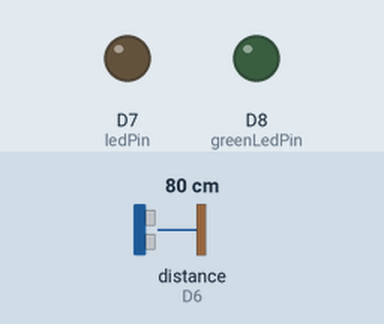
The sketch below on a simulated ESP8266 (NodeMCU). Shown: output pins drawn as LEDs (lit = HIGH). Wiring (inferred from the names in the program): ultrasonic range finder: trigger D5; echo D6. The test bench sets the inputs (shaded band); at power-on: distance to the obstacle (sensor on D6) 80 cm. The echo pulse lasts 58.3 µs per cm; WiFi joins after 1.5 s; servers stay silent unless stated; web services answer with replies made up by the test bench; pins used as bus, display or sensor lines are not drawn. At 5.6 s the program puts the board to deep sleep or switches it off; the recording ends there.

Above: at 0.15 s.
At 2.2 s:
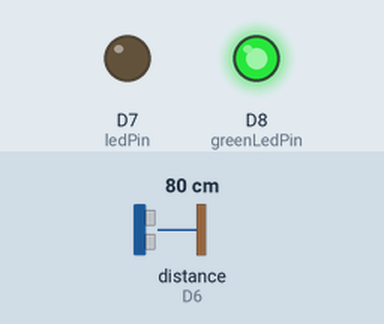
At 2.75 s:
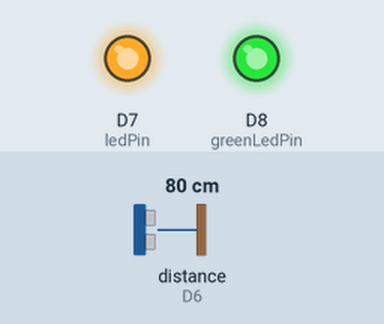
At 4.2 s:
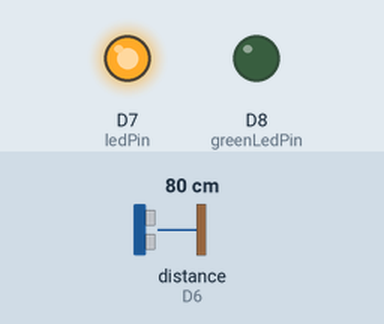
Timing chart, 0 to 5.6 s (numbered marks = the images above):
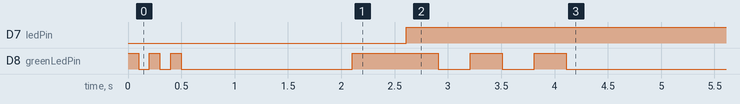

Measured:
- by itself, D7 (ledPin): LOW → HIGH at 2.6 s
- by itself, D8 (greenLedPin): LOW → HIGH at 0.00 s, → LOW 0.10 s later, → HIGH 0.10 s later, → LOW 0.10 s later, … (12 changes in this stretch)

The sketch:

esp8266-final.ino
```cpp
#include <ESP8266WiFi.h>
#include <ESP8266HTTPClient.h>

// Wi-Fi credentials
const char* ssid = "Galaxy A10s9100";
const char* password = "hfha7412";

// ThingSpeak API
const char* server = "http://api.thingspeak.com";
const String apiKey = "API_KEY";

// Sensor pins
const int mq135Pin = A0;  // A0 is the only ADC pin available on ESP8266 for MQ-135
const int trigPin = D5;   // GPIO 14 (D5) for Trig
const int echoPin = D6;   // GPIO 12 (D6) for Echo
const int ledPin = D7;    // GPIO 13 (D7) for LED
const int greenLedPin = D8; // GPIO 15 (D8) for a green LED indicator

// Thresholds
const int gasThreshold = 300;    // Adjust based on calibration
const int distanceThreshold = 10; // Distance in cm to trigger the LED

// Deep sleep parameters
#define uS_TO_S_FACTOR 1000000  // Conversion factor for microseconds to seconds
#define TIME_TO_SLEEP  3600       // Time ESP8266 will go to sleep (in seconds), set to one hour

void setup() {

  // Initialize sensor and LED pins
  pinMode(trigPin, OUTPUT);
  pinMode(echoPin, INPUT);
  pinMode(ledPin, OUTPUT);
  pinMode(greenLedPin, OUTPUT);

  // Blink green LED three times to indicate the system is ready
  for (int i = 0; i < 3; i++) {
    digitalWrite(greenLedPin, HIGH);
    delay(100);
    digitalWrite(greenLedPin, LOW);
    delay(100);
  }

  // Read sensor values and send to ThingSpeak
  readAndSendData();

  // Prepare for deep sleep
  delay(1000); // Delay to ensure the message is sent
  ESP.deepSleep(TIME_TO_SLEEP * uS_TO_S_FACTOR); // Enter deep sleep
}

void loop() {
  // This will not be executed as the ESP8266 will be in deep sleep
}

void readAndSendData() {
  // Connect to WiFi
  connectToWiFi();

  // Read sensor values
  int gasValue = analogRead(mq135Pin);
  long duration, distance;

  // Trigger ultrasonic sensor
  digitalWrite(trigPin, LOW);
  delayMicroseconds(2);
  digitalWrite(trigPin, HIGH);
  delayMicroseconds(10);
  digitalWrite(trigPin, LOW);

  // Measure distance
  duration = pulseIn(echoPin, HIGH);
  distance = duration * 0.034 / 2;

  // Control LED based on sensor readings
  if (distance < distanceThreshold || gasValue > 300) {
    digitalWrite(ledPin, HIGH); // Turn LED on
  } else {
    digitalWrite(ledPin, LOW);  // Turn LED off
  }

//indicate that sensor is giving expected readings
if(gasValue > 5){
    for (int i = 0; i < 3; i++) {
      digitalWrite(greenLedPin, HIGH);
      delay(300);
      digitalWrite(greenLedPin, LOW);
      delay(300);
  }
}

//indicates that the sensor readings are not as expected (gas sensor)
if (gasValue <= 5){
   for (int i = 0; i < 10; i++) {
    digitalWrite(greenLedPin, HIGH);
    delay(300);
    digitalWrite(greenLedPin, LOW);
    delay(300);
  }
  while(1){
    //Doing nothing, (an infinite loop that executes if the sensor isn't working)
  }
}


  // Send data to ThingSpeak
  sendDataToThingSpeak(gasValue, distance);
}

void connectToWiFi() {
  WiFi.begin(ssid, password);

  int timeout = 0;
  while (WiFi.status() != WL_CONNECTED && timeout < 20) { // Timeout after 10 seconds
    delay(500);
    timeout++;
  }

  if (WiFi.status() == WL_CONNECTED) {
    digitalWrite(greenLedPin, HIGH); // Indicate successful Wi-Fi connection
    delay(500);
    digitalWrite(greenLedPin, LOW);
  } else {
    // add debug statement to indicate connection failure
  }
}

void sendDataToThingSpeak(int gasValue, int distance) {
  if (WiFi.status() != WL_CONNECTED) {
    connectToWiFi();
  }

  if (WiFi.status() == WL_CONNECTED) {
    HTTPClient http;
    WiFiClient client; // Create a WiFiClient object

    String url = server;
    url += "/update?api_key=" + apiKey;
    url += "&field1=" + String(gasValue);
    url += "&field2=" + String(distance);

    http.begin(client, url); // Use the updated API with WiFiClient and URL
    int httpCode = http.GET();
    if (httpCode > 0) {
      String payload = http.getString();
      }
    else {
      // add debug statement to indicate connection failure
    }
    http.end();
  }
  else {
   // add debug statement to indicate connection failure
  }
}
```
